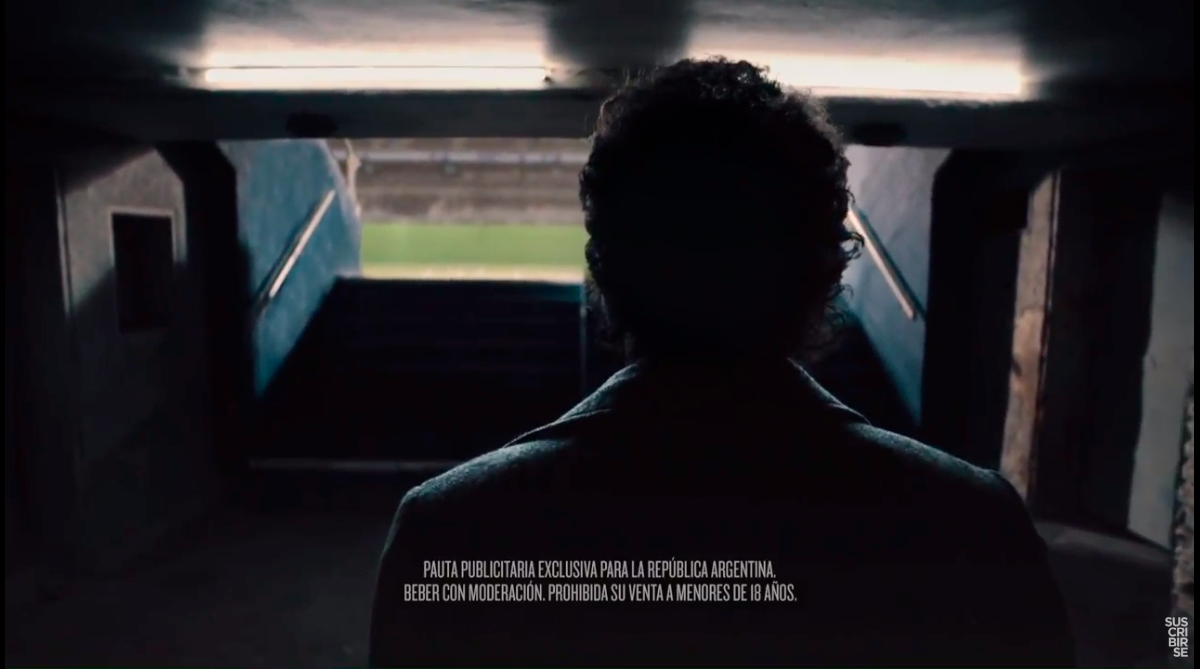
#> input picture model_image_recognition/image_detection/images/q.png, 1200 x 669 px, found by its file name
$ python imagen_texto.py
#> lines starting #> are read from the running program, lines starting #| are printed output that depends on the picture
#!/usr/bin/env python3
# -*- coding: utf-8 -*-
"""
Created on Sun Jun 17 03:46:58 2018

@author: laiunce
"""

import cv2
import numpy as np
import pytesseract
from PIL import Image


#tesseract_cmd = '/Users/laiunce/anaconda/lib/python3.6/site-packages/'
#pytesseract.tesseract_cmd =  tesseract_cmd+'tesseract_ocr.cpython-36m-darwin.so'


# Path of working folder on Disk
src_path = '/Users/laiunce/Desktop/image_detection/images/'

def get_string(img_path):
    # Read image with opencv
    img = cv2.imread(img_path)
#> img is the input picture: shape (669, 1200, 3); mean B, G, R 40.1, 36.6, 38.6

    # Convert to gray
    img = cv2.cvtColor(img, cv2.COLOR_BGR2GRAY)
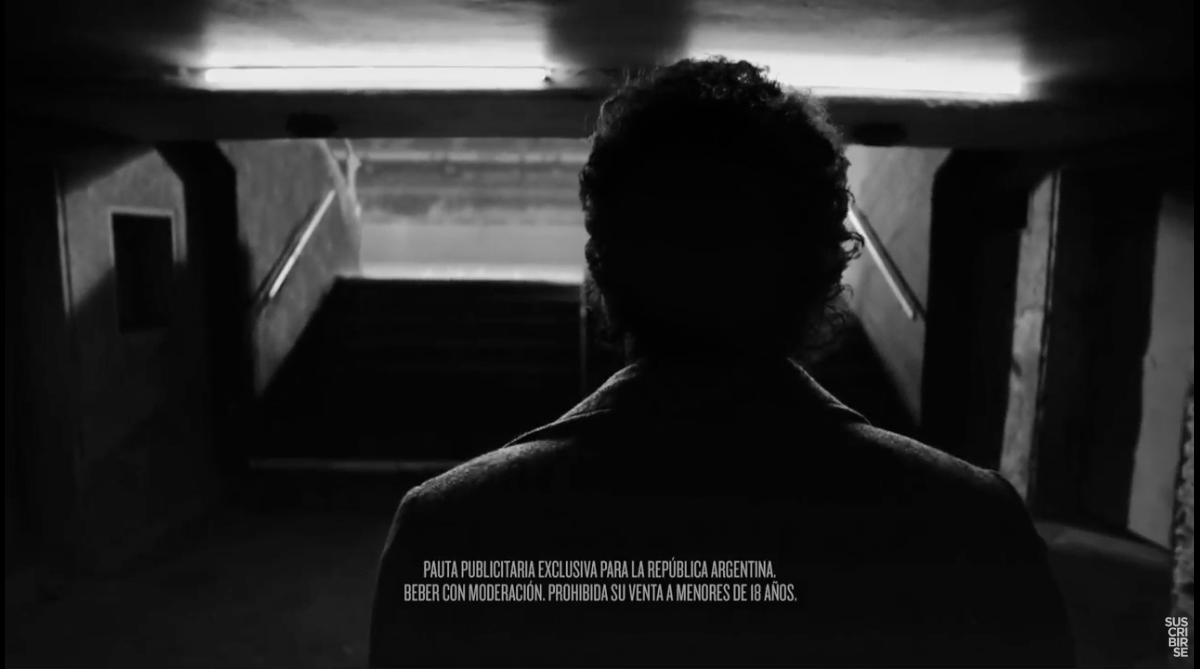
#> img: shape (669, 1200); min 0, max 240, mean 37.5

    # Apply dilation and erosion to remove some noise
    kernel = np.ones((1, 1), np.uint8)
    img = cv2.dilate(img, kernel, iterations=1)
    img = cv2.erode(img, kernel, iterations=1)

    # Write image after removed noise
    cv2.imwrite(src_path + "removed_noise.png", img)


    #  Apply threshold to get image with only black and white
    #img = cv2.adaptiveThreshold(img, 255, cv2.ADAPTIVE_THRESH_GAUSSIAN_C, cv2.THRESH_BINARY, 31, 2)
    print('a')
    # Write the image after apply opencv to do some ...
    cv2.imwrite(src_path + "thres.png", img)


    # Recognize text with tesseract for python
#> (the run stopped early here; a loop or call above may not have finished)
